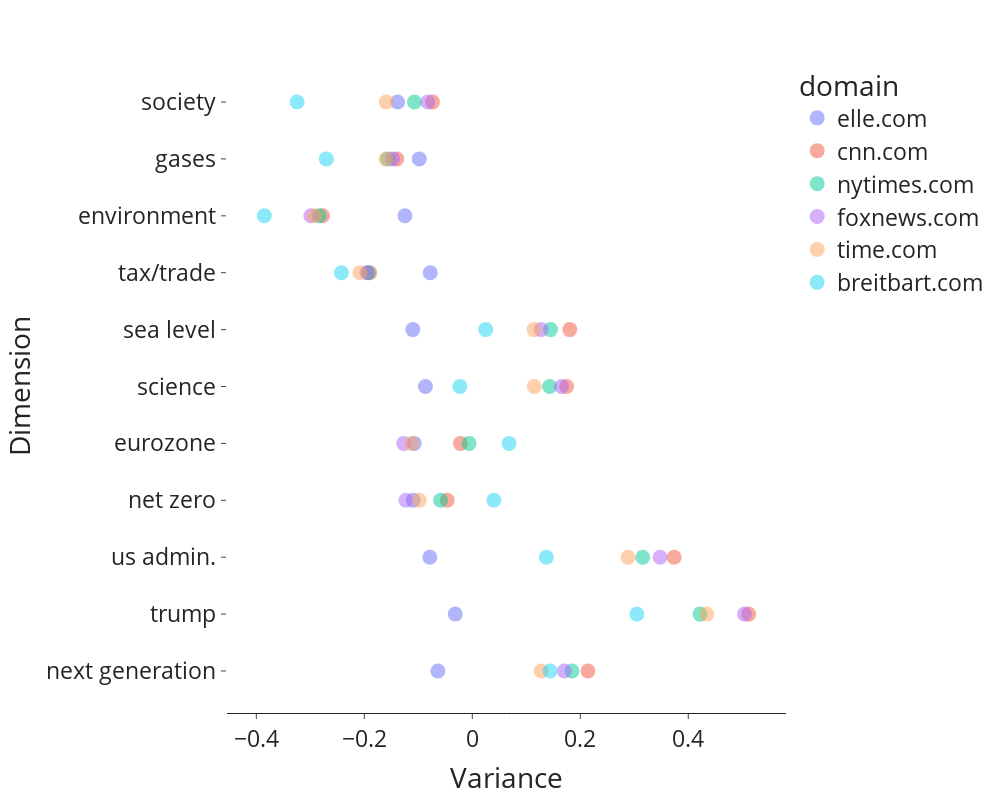

The notebook cell this image was saved under:
### Code cell
import plotly.express as px
from kaleido.scopes.plotly import PlotlyScope
scope = PlotlyScope()

fig = px.scatter(t,
                 x="value",
                 y="variable",
                 opacity=0.5,
                 color="domain",
                 labels=dict(dimension="",value="Variance",variable="Dimension"))
args = {
    "font":{"size": 23},
    "height": 800,
    "width": 1000,    
    "template":"simple_white",
    "yaxis_type": 'category',
    "showlegend": True,
    "yaxis":{"showline": False},
}
    
fig.update_traces(marker={'size': 15})
fig.update_layout(**args)
# with open("/u/venia/dimension_variance.pdf", "wb") as f:
#     f.write(scope.transform(fig, format="pdf"))
# fig.write_html("/ada/projects/venia2021/data/quotebank/sample_plot.html")
# fig.write_image("/u/venia/partisan_variance.png")

### Figure 1 — Plotly figure (JSON) as saved in the notebook; plotly's stock layout.template omitted (floating-point values rounded to 4 significant figures)
{"data": [{"hovertemplate": "domain=elle.com<br>Variance=%{x}<br>Dimension=%{y}<extra></extra>", "legendgroup": "elle.com", "marker": {"color": "#636efa", "opacity": 0.5, "size": 15, "symbol": "circle"}, "mode": "markers", "name": "elle.com", "orientation": "h", "showlegend": true, "type": "scatter", "x": [-0.06379, -0.03161, -0.07867, -0.1094, -0.1075, -0.08679, -0.1101, -0.0779, -0.1248, -0.09822, -0.1383], "xaxis": "x", "y": ["next generation", "trump", "us admin.", "net zero", "eurozone", "science", "sea level", "tax/trade", "environment", "gases", "society"], "yaxis": "y"}, {"hovertemplate": "domain=cnn.com<br>Variance=%{x}<br>Dimension=%{y}<extra></extra>", "legendgroup": "cnn.com", "marker": {"color": "#EF553B", "opacity": 0.5, "size": 15, "symbol": "circle"}, "mode": "markers", "name": "cnn.com", "orientation": "h", "showlegend": true, "type": "scatter", "x": [0.214, 0.5119, 0.3738, -0.04641, -0.02198, 0.1747, 0.1806, -0.19, -0.2775, -0.14, -0.07379], "xaxis": "x", "y": ["next generation", "trump", "us admin.", "net zero", "eurozone", "science", "sea level", "tax/trade", "environment", "gases", "society"], "yaxis": "y"}, {"hovertemplate": "domain=nytimes.com<br>Variance=%{x}<br>Dimension=%{y}<extra></extra>", "legendgroup": "nytimes.com", "marker": {"color": "#00cc96", "opacity": 0.5, "size": 15, "symbol": "circle"}, "mode": "markers", "name": "nytimes.com", "orientation": "h", "showlegend": true, "type": "scatter", "x": [0.1845, 0.4218, 0.3155, -0.05887, -0.005918, 0.1432, 0.1448, -0.1929, -0.2839, -0.1564, -0.1072], "xaxis": "x", "y": ["next generation", "trump", "us admin.", "net zero", "eurozone", "science", "sea level", "tax/trade", "environment", "gases", "society"], "yaxis": "y"}, {"hovertemplate": "domain=foxnews.com<br>Variance=%{x}<br>Dimension=%{y}<extra></extra>", "legendgroup": "foxnews.com", "marker": {"color": "#ab63fa", "opacity": 0.5, "size": 15, "symbol": "circle"}, "mode": "markers", "name": "foxnews.com", "orientation": "h", "showlegend": true, "type": "scatter", "x": [0.1703, 0.5042, 0.3478, -0.123, -0.1271, 0.1654, 0.1273, -0.1951, -0.2991, -0.1476, -0.08252], "xaxis": "x", "y": ["next generation", "trump", "us admin.", "net zero", "eurozone", "science", "sea level", "tax/trade", "environment", "gases", "society"], "yaxis": "y"}, {"hovertemplate": "domain=time.com<br>Variance=%{x}<br>Dimension=%{y}<extra></extra>", "legendgroup": "time.com", "marker": {"color": "#FFA15A", "opacity": 0.5, "size": 15, "symbol": "circle"}, "mode": "markers", "name": "time.com", "orientation": "h", "showlegend": true, "type": "scatter", "x": [0.1276, 0.4342, 0.2884, -0.09832, -0.1123, 0.1149, 0.1143, -0.2081, -0.2927, -0.1598, -0.1593], "xaxis": "x", "y": ["next generation", "trump", "us admin.", "net zero", "eurozone", "science", "sea level", "tax/trade", "environment", "gases", "society"], "yaxis": "y"}, {"hovertemplate": "domain=breitbart.com<br>Variance=%{x}<br>Dimension=%{y}<extra></extra>", "legendgroup": "breitbart.com", "marker": {"color": "#19d3f3", "opacity": 0.5, "size": 15, "symbol": "circle"}, "mode": "markers", "name": "breitbart.com", "orientation": "h", "showlegend": true, "type": "scatter", "x": [0.144, 0.3048, 0.1371, 0.03997, 0.06798, -0.02293, 0.02484, -0.2425, -0.3852, -0.2703, -0.3244], "xaxis": "x", "y": ["next generation", "trump", "us admin.", "net zero", "eurozone", "science", "sea level", "tax/trade", "environment", "gases", "society"], "yaxis": "y"}], "layout": {"font": {"size": 23}, "height": 800, "legend": {"title": {"text": "domain"}, "tracegroupgap": 0}, "margin": {"t": 60}, "showlegend": true, "width": 1000, "xaxis": {"anchor": "y", "domain": [0, 1], "title": {"text": "Variance"}}, "yaxis": {"anchor": "x", "domain": [0, 1], "showline": false, "title": {"text": "Dimension"}, "type": "category"}}}
